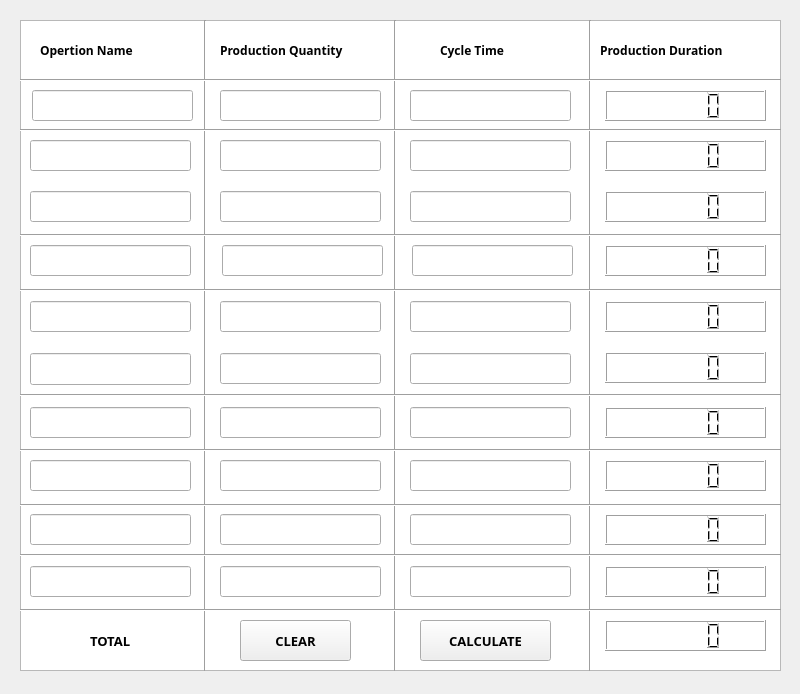
<?xml version="1.0" encoding="UTF-8"?>
<ui version="4.0">
 <class>PPCalc</class>
 <widget class="QMainWindow" name="PPCalc">
  <property name="geometry">
   <rect>
    <x>0</x>
    <y>0</y>
    <width>800</width>
    <height>694</height>
   </rect>
  </property>
  <property name="minimumSize">
   <size>
    <width>800</width>
    <height>694</height>
   </size>
  </property>
  <property name="maximumSize">
   <size>
    <width>800</width>
    <height>694</height>
   </size>
  </property>
  <property name="font">
   <font>
    <family>MS Reference Sans Serif</family>
   </font>
  </property>
  <property name="cursor">
   <cursorShape>ArrowCursor</cursorShape>
  </property>
  <property name="windowTitle">
   <string>Production Part Calculetor</string>
  </property>
  <widget class="QWidget" name="centralwidget">
   <widget class="QTableWidget" name="tableWidget">
    <property name="geometry">
     <rect>
      <x>20</x>
      <y>20</y>
      <width>761</width>
      <height>651</height>
     </rect>
    </property>
   </widget>
   <widget class="Line" name="line">
    <property name="geometry">
     <rect>
      <x>20</x>
      <y>20</y>
      <width>751</width>
      <height>651</height>
     </rect>
    </property>
    <property name="orientation">
     <enum>Qt::Vertical</enum>
    </property>
   </widget>
   <widget class="Line" name="line_2">
    <property name="geometry">
     <rect>
      <x>20</x>
      <y>20</y>
      <width>371</width>
      <height>651</height>
     </rect>
    </property>
    <property name="orientation">
     <enum>Qt::Vertical</enum>
    </property>
   </widget>
   <widget class="Line" name="line_3">
    <property name="geometry">
     <rect>
      <x>400</x>
      <y>20</y>
      <width>381</width>
      <height>651</height>
     </rect>
    </property>
    <property name="orientation">
     <enum>Qt::Vertical</enum>
    </property>
   </widget>
   <widget class="Line" name="line_4">
    <property name="geometry">
     <rect>
      <x>20</x>
      <y>20</y>
      <width>761</width>
      <height>121</height>
     </rect>
    </property>
    <property name="orientation">
     <enum>Qt::Horizontal</enum>
    </property>
   </widget>
   <widget class="QLabel" name="label">
    <property name="geometry">
     <rect>
      <x>40</x>
      <y>20</y>
      <width>151</width>
      <height>61</height>
     </rect>
    </property>
    <property name="font">
     <font>
      <family>MS Reference Sans Serif</family>
      <pointsize>9</pointsize>
      <weight>75</weight>
      <bold>true</bold>
     </font>
    </property>
    <property name="text">
     <string>Opertion Name</string>
    </property>
   </widget>
   <widget class="QLabel" name="label_2">
    <property name="geometry">
     <rect>
      <x>220</x>
      <y>20</y>
      <width>181</width>
      <height>61</height>
     </rect>
    </property>
    <property name="font">
     <font>
      <family>MS Reference Sans Serif</family>
      <pointsize>9</pointsize>
      <weight>75</weight>
      <bold>true</bold>
     </font>
    </property>
    <property name="text">
     <string>Production Quantity</string>
    </property>
   </widget>
   <widget class="QLabel" name="label_3">
    <property name="geometry">
     <rect>
      <x>440</x>
      <y>20</y>
      <width>131</width>
      <height>61</height>
     </rect>
    </property>
    <property name="font">
     <font>
      <family>MS Reference Sans Serif</family>
      <pointsize>9</pointsize>
      <weight>75</weight>
      <bold>true</bold>
     </font>
    </property>
    <property name="text">
     <string>Cycle Time</string>
    </property>
   </widget>
   <widget class="QLabel" name="label_4">
    <property name="geometry">
     <rect>
      <x>600</x>
      <y>20</y>
      <width>191</width>
      <height>61</height>
     </rect>
    </property>
    <property name="font">
     <font>
      <family>MS Reference Sans Serif</family>
      <pointsize>9</pointsize>
      <weight>75</weight>
      <bold>true</bold>
     </font>
    </property>
    <property name="text">
     <string>Production Duration</string>
    </property>
   </widget>
   <widget class="Line" name="line_5">
    <property name="geometry">
     <rect>
      <x>20</x>
      <y>20</y>
      <width>761</width>
      <height>651</height>
     </rect>
    </property>
    <property name="orientation">
     <enum>Qt::Horizontal</enum>
    </property>
   </widget>
   <widget class="Line" name="line_6">
    <property name="geometry">
     <rect>
      <x>20</x>
      <y>20</y>
      <width>761</width>
      <height>321</height>
     </rect>
    </property>
    <property name="orientation">
     <enum>Qt::Horizontal</enum>
    </property>
   </widget>
   <widget class="Line" name="line_7">
    <property name="geometry">
     <rect>
      <x>20</x>
      <y>340</y>
      <width>761</width>
      <height>331</height>
     </rect>
    </property>
    <property name="orientation">
     <enum>Qt::Horizontal</enum>
    </property>
   </widget>
   <widget class="Line" name="line_8">
    <property name="geometry">
     <rect>
      <x>20</x>
      <y>80</y>
      <width>761</width>
      <height>101</height>
     </rect>
    </property>
    <property name="orientation">
     <enum>Qt::Horizontal</enum>
    </property>
   </widget>
   <widget class="Line" name="line_9">
    <property name="geometry">
     <rect>
      <x>20</x>
      <y>180</y>
      <width>761</width>
      <height>111</height>
     </rect>
    </property>
    <property name="orientation">
     <enum>Qt::Horizontal</enum>
    </property>
   </widget>
   <widget class="Line" name="line_10">
    <property name="geometry">
     <rect>
      <x>20</x>
      <y>240</y>
      <width>761</width>
      <height>101</height>
     </rect>
    </property>
    <property name="orientation">
     <enum>Qt::Horizontal</enum>
    </property>
   </widget>
   <widget class="Line" name="line_11">
    <property name="geometry">
     <rect>
      <x>20</x>
      <y>340</y>
      <width>761</width>
      <height>111</height>
     </rect>
    </property>
    <property name="orientation">
     <enum>Qt::Horizontal</enum>
    </property>
   </widget>
   <widget class="Line" name="line_12">
    <property name="geometry">
     <rect>
      <x>20</x>
      <y>400</y>
      <width>761</width>
      <height>101</height>
     </rect>
    </property>
    <property name="orientation">
     <enum>Qt::Horizontal</enum>
    </property>
   </widget>
   <widget class="Line" name="line_13">
    <property name="geometry">
     <rect>
      <x>20</x>
      <y>500</y>
      <width>761</width>
      <height>111</height>
     </rect>
    </property>
    <property name="orientation">
     <enum>Qt::Horizontal</enum>
    </property>
   </widget>
   <widget class="Line" name="line_14">
    <property name="geometry">
     <rect>
      <x>20</x>
      <y>550</y>
      <width>761</width>
      <height>121</height>
     </rect>
    </property>
    <property name="orientation">
     <enum>Qt::Horizontal</enum>
    </property>
   </widget>
   <widget class="QLineEdit" name="lineEdit">
    <property name="geometry">
     <rect>
      <x>32</x>
      <y>90</y>
      <width>161</width>
      <height>31</height>
     </rect>
    </property>
   </widget>
   <widget class="QLineEdit" name="lineEdit_2">
    <property name="geometry">
     <rect>
      <x>220</x>
      <y>90</y>
      <width>161</width>
      <height>31</height>
     </rect>
    </property>
   </widget>
   <widget class="QLineEdit" name="lineEdit_3">
    <property name="geometry">
     <rect>
      <x>410</x>
      <y>90</y>
      <width>161</width>
      <height>31</height>
     </rect>
    </property>
   </widget>
   <widget class="QLineEdit" name="lineEdit_5">
    <property name="geometry">
     <rect>
      <x>30</x>
      <y>140</y>
      <width>161</width>
      <height>31</height>
     </rect>
    </property>
   </widget>
   <widget class="QLineEdit" name="lineEdit_6">
    <property name="geometry">
     <rect>
      <x>220</x>
      <y>140</y>
      <width>161</width>
      <height>31</height>
     </rect>
    </property>
   </widget>
   <widget class="QLineEdit" name="lineEdit_7">
    <property name="geometry">
     <rect>
      <x>410</x>
      <y>140</y>
      <width>161</width>
      <height>31</height>
     </rect>
    </property>
   </widget>
   <widget class="QLineEdit" name="lineEdit_9">
    <property name="geometry">
     <rect>
      <x>30</x>
      <y>191</y>
      <width>161</width>
      <height>31</height>
     </rect>
    </property>
   </widget>
   <widget class="QLineEdit" name="lineEdit_10">
    <property name="geometry">
     <rect>
      <x>220</x>
      <y>191</y>
      <width>161</width>
      <height>31</height>
     </rect>
    </property>
   </widget>
   <widget class="QLineEdit" name="lineEdit_11">
    <property name="geometry">
     <rect>
      <x>410</x>
      <y>191</y>
      <width>161</width>
      <height>31</height>
     </rect>
    </property>
   </widget>
   <widget class="QLineEdit" name="lineEdit_13">
    <property name="geometry">
     <rect>
      <x>30</x>
      <y>245</y>
      <width>161</width>
      <height>31</height>
     </rect>
    </property>
   </widget>
   <widget class="QLineEdit" name="lineEdit_14">
    <property name="geometry">
     <rect>
      <x>222</x>
      <y>245</y>
      <width>161</width>
      <height>31</height>
     </rect>
    </property>
   </widget>
   <widget class="QLineEdit" name="lineEdit_17">
    <property name="geometry">
     <rect>
      <x>30</x>
      <y>301</y>
      <width>161</width>
      <height>31</height>
     </rect>
    </property>
   </widget>
   <widget class="QLineEdit" name="lineEdit_18">
    <property name="geometry">
     <rect>
      <x>220</x>
      <y>301</y>
      <width>161</width>
      <height>31</height>
     </rect>
    </property>
   </widget>
   <widget class="QLineEdit" name="lineEdit_19">
    <property name="geometry">
     <rect>
      <x>410</x>
      <y>301</y>
      <width>161</width>
      <height>31</height>
     </rect>
    </property>
   </widget>
   <widget class="QLineEdit" name="lineEdit_15">
    <property name="geometry">
     <rect>
      <x>412</x>
      <y>245</y>
      <width>161</width>
      <height>31</height>
     </rect>
    </property>
   </widget>
   <widget class="QLineEdit" name="lineEdit_21">
    <property name="geometry">
     <rect>
      <x>30</x>
      <y>353</y>
      <width>161</width>
      <height>32</height>
     </rect>
    </property>
   </widget>
   <widget class="QLineEdit" name="lineEdit_22">
    <property name="geometry">
     <rect>
      <x>220</x>
      <y>353</y>
      <width>161</width>
      <height>31</height>
     </rect>
    </property>
   </widget>
   <widget class="QLineEdit" name="lineEdit_2212">
    <property name="geometry">
     <rect>
      <x>420</x>
      <y>360</y>
      <width>113</width>
      <height>20</height>
     </rect>
    </property>
   </widget>
   <widget class="QLineEdit" name="lineEdit_25">
    <property name="geometry">
     <rect>
      <x>30</x>
      <y>407</y>
      <width>161</width>
      <height>31</height>
     </rect>
    </property>
   </widget>
   <widget class="QLineEdit" name="lineEdit_26">
    <property name="geometry">
     <rect>
      <x>220</x>
      <y>407</y>
      <width>161</width>
      <height>31</height>
     </rect>
    </property>
   </widget>
   <widget class="QLineEdit" name="lineEdit_27">
    <property name="geometry">
     <rect>
      <x>410</x>
      <y>407</y>
      <width>161</width>
      <height>31</height>
     </rect>
    </property>
   </widget>
   <widget class="QLineEdit" name="lineEdit_23">
    <property name="geometry">
     <rect>
      <x>410</x>
      <y>353</y>
      <width>161</width>
      <height>31</height>
     </rect>
    </property>
   </widget>
   <widget class="QLineEdit" name="lineEdit_29">
    <property name="geometry">
     <rect>
      <x>30</x>
      <y>460</y>
      <width>161</width>
      <height>31</height>
     </rect>
    </property>
   </widget>
   <widget class="QLineEdit" name="lineEdit_30">
    <property name="geometry">
     <rect>
      <x>220</x>
      <y>460</y>
      <width>161</width>
      <height>31</height>
     </rect>
    </property>
   </widget>
   <widget class="QLineEdit" name="lineEdit_33">
    <property name="geometry">
     <rect>
      <x>30</x>
      <y>514</y>
      <width>161</width>
      <height>31</height>
     </rect>
    </property>
   </widget>
   <widget class="QLineEdit" name="lineEdit_34">
    <property name="geometry">
     <rect>
      <x>220</x>
      <y>514</y>
      <width>161</width>
      <height>31</height>
     </rect>
    </property>
   </widget>
   <widget class="QLineEdit" name="lineEdit_35">
    <property name="geometry">
     <rect>
      <x>410</x>
      <y>514</y>
      <width>161</width>
      <height>31</height>
     </rect>
    </property>
   </widget>
   <widget class="QLineEdit" name="lineEdit_31">
    <property name="geometry">
     <rect>
      <x>410</x>
      <y>460</y>
      <width>161</width>
      <height>31</height>
     </rect>
    </property>
   </widget>
   <widget class="QLineEdit" name="lineEdit_37">
    <property name="geometry">
     <rect>
      <x>30</x>
      <y>566</y>
      <width>161</width>
      <height>31</height>
     </rect>
    </property>
   </widget>
   <widget class="QLineEdit" name="lineEdit_38">
    <property name="geometry">
     <rect>
      <x>220</x>
      <y>566</y>
      <width>161</width>
      <height>31</height>
     </rect>
    </property>
   </widget>
   <widget class="QLineEdit" name="lineEdit_39">
    <property name="geometry">
     <rect>
      <x>410</x>
      <y>566</y>
      <width>161</width>
      <height>31</height>
     </rect>
    </property>
   </widget>
   <widget class="QLabel" name="label_5">
    <property name="geometry">
     <rect>
      <x>90</x>
      <y>610</y>
      <width>111</width>
      <height>61</height>
     </rect>
    </property>
    <property name="font">
     <font>
      <pointsize>10</pointsize>
      <weight>75</weight>
      <bold>true</bold>
     </font>
    </property>
    <property name="text">
     <string>TOTAL</string>
    </property>
   </widget>
   <widget class="QLCDNumber" name="lcdNumber">
    <property name="geometry">
     <rect>
      <x>605</x>
      <y>90</y>
      <width>161</width>
      <height>31</height>
     </rect>
    </property>
   </widget>
   <widget class="QLCDNumber" name="lcdNumber_2">
    <property name="geometry">
     <rect>
      <x>605</x>
      <y>140</y>
      <width>161</width>
      <height>31</height>
     </rect>
    </property>
   </widget>
   <widget class="QLCDNumber" name="lcdNumber_3">
    <property name="geometry">
     <rect>
      <x>605</x>
      <y>191</y>
      <width>161</width>
      <height>31</height>
     </rect>
    </property>
   </widget>
   <widget class="QLCDNumber" name="lcdNumber_4">
    <property name="geometry">
     <rect>
      <x>605</x>
      <y>245</y>
      <width>161</width>
      <height>31</height>
     </rect>
    </property>
   </widget>
   <widget class="QLCDNumber" name="lcdNumber_5">
    <property name="geometry">
     <rect>
      <x>605</x>
      <y>301</y>
      <width>161</width>
      <height>31</height>
     </rect>
    </property>
   </widget>
   <widget class="QLCDNumber" name="lcdNumber_6">
    <property name="geometry">
     <rect>
      <x>605</x>
      <y>352</y>
      <width>161</width>
      <height>31</height>
     </rect>
    </property>
   </widget>
   <widget class="QLCDNumber" name="lcdNumber_7">
    <property name="geometry">
     <rect>
      <x>605</x>
      <y>407</y>
      <width>161</width>
      <height>31</height>
     </rect>
    </property>
   </widget>
   <widget class="QLCDNumber" name="lcdNumber_8">
    <property name="geometry">
     <rect>
      <x>605</x>
      <y>460</y>
      <width>161</width>
      <height>31</height>
     </rect>
    </property>
   </widget>
   <widget class="QLCDNumber" name="lcdNumber_9">
    <property name="geometry">
     <rect>
      <x>605</x>
      <y>514</y>
      <width>161</width>
      <height>31</height>
     </rect>
    </property>
   </widget>
   <widget class="QLCDNumber" name="lcdNumber_10">
    <property name="geometry">
     <rect>
      <x>605</x>
      <y>566</y>
      <width>161</width>
      <height>31</height>
     </rect>
    </property>
   </widget>
   <widget class="QLCDNumber" name="lcdNumber_11">
    <property name="geometry">
     <rect>
      <x>605</x>
      <y>620</y>
      <width>161</width>
      <height>31</height>
     </rect>
    </property>
   </widget>
   <widget class="QPushButton" name="pushButton">
    <property name="geometry">
     <rect>
      <x>240</x>
      <y>620</y>
      <width>111</width>
      <height>41</height>
     </rect>
    </property>
    <property name="font">
     <font>
      <pointsize>10</pointsize>
      <weight>75</weight>
      <bold>true</bold>
     </font>
    </property>
    <property name="text">
     <string>CLEAR</string>
    </property>
   </widget>
   <widget class="QPushButton" name="pushButton_2">
    <property name="geometry">
     <rect>
      <x>420</x>
      <y>620</y>
      <width>131</width>
      <height>41</height>
     </rect>
    </property>
    <property name="font">
     <font>
      <pointsize>10</pointsize>
      <weight>75</weight>
      <bold>true</bold>
     </font>
    </property>
    <property name="text">
     <string>CALCULATE</string>
    </property>
   </widget>
   <zorder>line_5</zorder>
   <zorder>line_6</zorder>
   <zorder>tableWidget</zorder>
   <zorder>line</zorder>
   <zorder>line_2</zorder>
   <zorder>line_3</zorder>
   <zorder>line_4</zorder>
   <zorder>label</zorder>
   <zorder>label_2</zorder>
   <zorder>label_3</zorder>
   <zorder>label_4</zorder>
   <zorder>line_7</zorder>
   <zorder>line_8</zorder>
   <zorder>line_9</zorder>
   <zorder>line_10</zorder>
   <zorder>line_11</zorder>
   <zorder>line_12</zorder>
   <zorder>line_13</zorder>
   <zorder>line_14</zorder>
   <zorder>lineEdit</zorder>
   <zorder>lineEdit_2</zorder>
   <zorder>lineEdit_3</zorder>
   <zorder>lineEdit_5</zorder>
   <zorder>lineEdit_6</zorder>
   <zorder>lineEdit_7</zorder>
   <zorder>lineEdit_9</zorder>
   <zorder>lineEdit_10</zorder>
   <zorder>lineEdit_11</zorder>
   <zorder>lineEdit_13</zorder>
   <zorder>lineEdit_14</zorder>
   <zorder>lineEdit_17</zorder>
   <zorder>lineEdit_18</zorder>
   <zorder>lineEdit_19</zorder>
   <zorder>lineEdit_15</zorder>
   <zorder>lineEdit_21</zorder>
   <zorder>lineEdit_22</zorder>
   <zorder>lineEdit_2212</zorder>
   <zorder>lineEdit_25</zorder>
   <zorder>lineEdit_26</zorder>
   <zorder>lineEdit_27</zorder>
   <zorder>lineEdit_23</zorder>
   <zorder>lineEdit_29</zorder>
   <zorder>lineEdit_30</zorder>
   <zorder>lineEdit_33</zorder>
   <zorder>lineEdit_34</zorder>
   <zorder>lineEdit_35</zorder>
   <zorder>lineEdit_31</zorder>
   <zorder>lineEdit_37</zorder>
   <zorder>lineEdit_38</zorder>
   <zorder>lineEdit_39</zorder>
   <zorder>label_5</zorder>
   <zorder>lcdNumber</zorder>
   <zorder>lcdNumber_2</zorder>
   <zorder>lcdNumber_3</zorder>
   <zorder>lcdNumber_4</zorder>
   <zorder>lcdNumber_5</zorder>
   <zorder>lcdNumber_6</zorder>
   <zorder>lcdNumber_7</zorder>
   <zorder>lcdNumber_8</zorder>
   <zorder>lcdNumber_9</zorder>
   <zorder>lcdNumber_10</zorder>
   <zorder>lcdNumber_11</zorder>
   <zorder>pushButton</zorder>
   <zorder>pushButton_2</zorder>
  </widget>
 </widget>
 <resources/>
 <connections/>
</ui>
